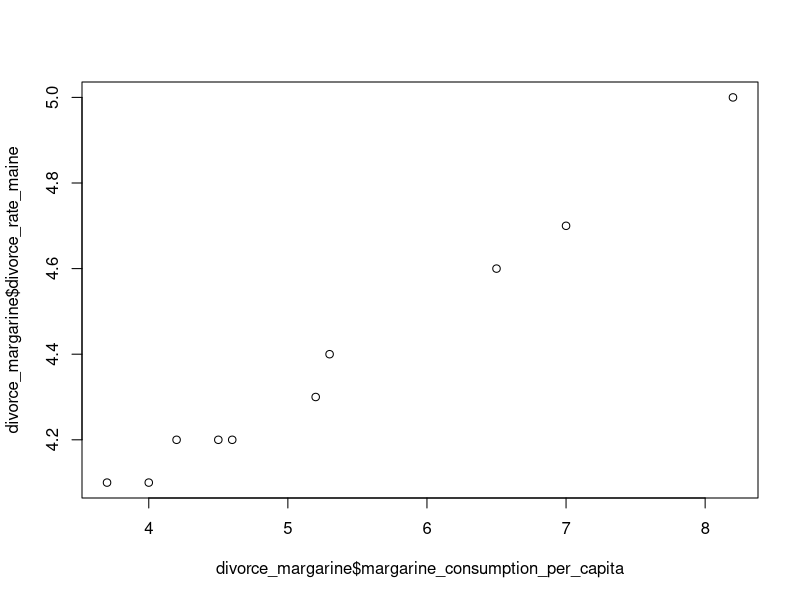

Here is the R script that generated this plot:
install.packages("dslabs")
library(dslabs)

# The dslabs package has a dataset called divorce_margarine that has data from 2000 to 2009 about the per capita US consumption of margarine and the divorces per 1000 in Maine. Run this example.
data("divorce_margarine")

par(mfrow=c(1,1))
plot(divorce_margarine$margarine_consumption_per_capita, divorce_margarine$divorce_rate_maine)
cor(divorce_margarine$margarine_consumption_per_capita, divorce_margarine$divorce_rate_maine) #0.9925585
## As the saying goes, "correlation does not imply causation." Just because two variables seem to be related doesn't mean that one of them caused the other.
